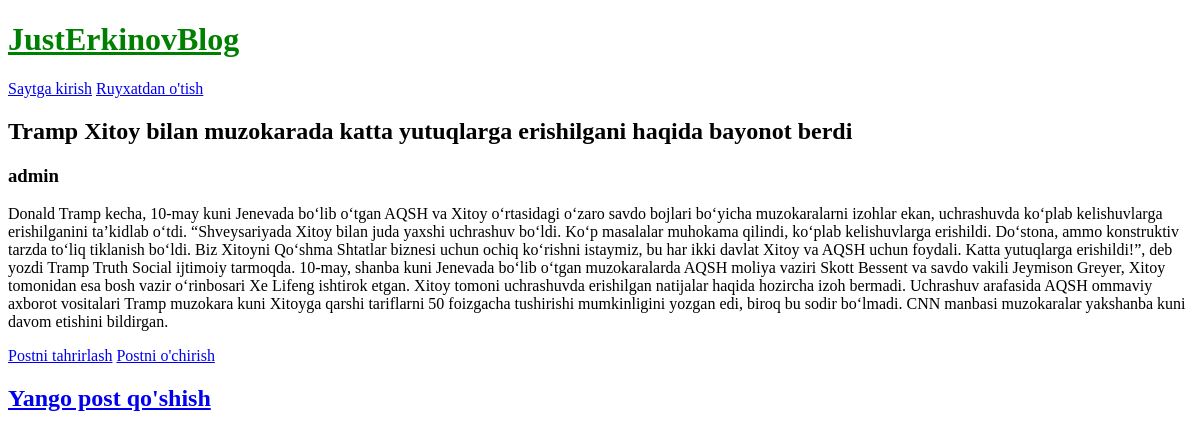
The app's page /post/2/, older data.
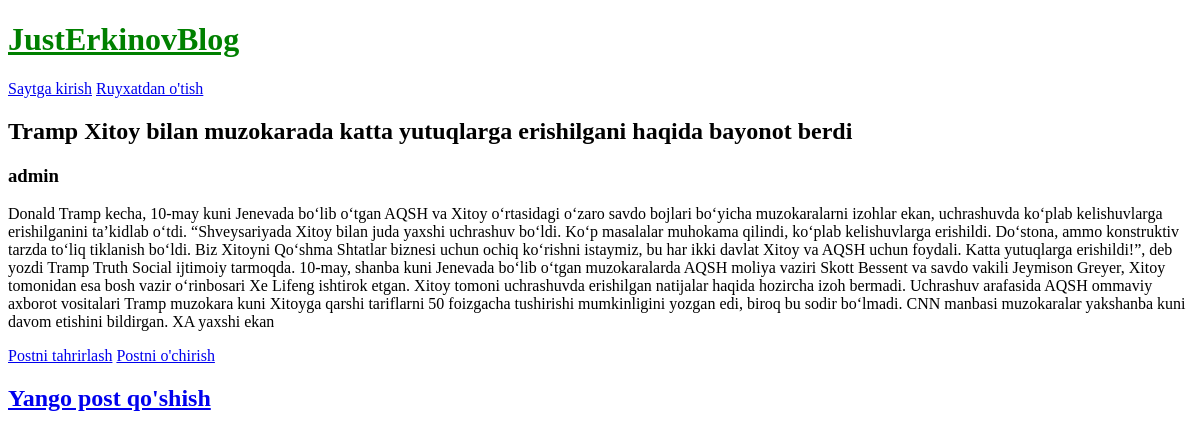
The same page, newer data.
### blog/models.py (models this page shows, shortened)
class Post(models.Model):
    title = models.CharField(max_length=200)
    author = models.ForeignKey(
        'auth.User',
        on_delete=models.CASCADE
    )
    body = models.TextField()

### blog/views.py (the view)
# urls.py: path('post/<int:pk>/', views.BlogDetailView.as_view(), name='post_detail'),
class BlogDetailView(DetailView):
    model = Post
    template_name = 'post_detail.html'

### templates/post_detail.html
{% extends 'base.html' %}
{% block content %}
<div class="post-entry">
    <h2>{{ post.title }}</h2>
    <h3>{{ post.author }}</h3>
    <p>{{ post.body }}</p>
</div>
<a href="{% url 'post_edit' post.pk %}">Postni tahrirlash</a>
<a href="{% url 'post_delete' post.pk %}">Postni o'chirish</a>
{% endblock content %}

Row changes from the older to the newer data that the page shows:
changed Post "Tramp Xitoy bilan muzokarada katta yutuqlarga erishilgani haqida bayonot berdi": body "…kuni davom etishini bildirgan." → "…kuni davom etishini bildirgan. XA yaxshi ekan"
